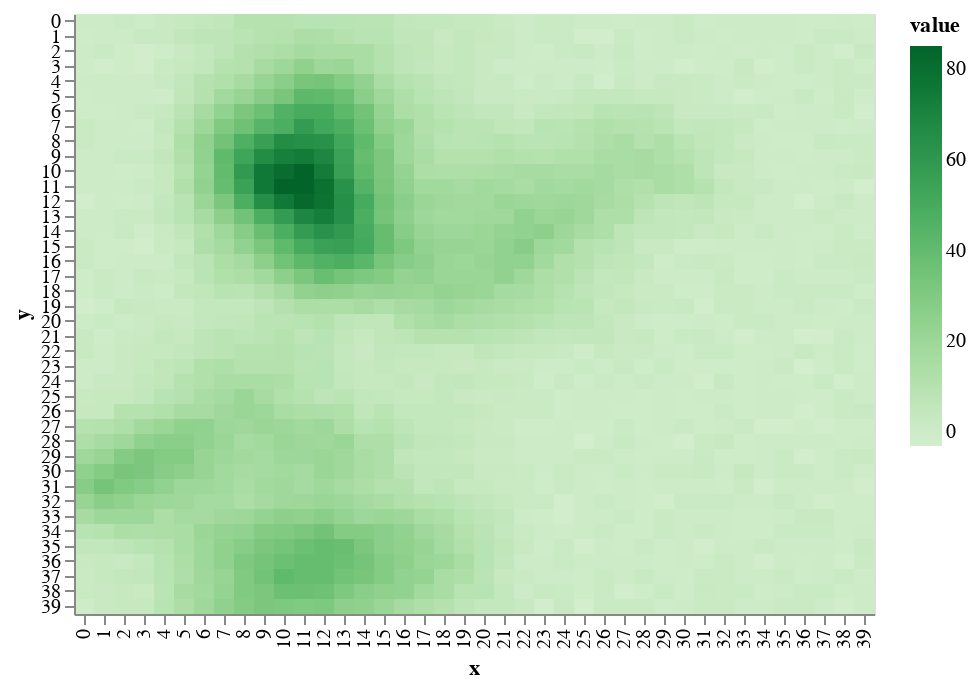

The cell this chart's notebook holds for it:
### Code cell
draw.drawTerrainHeight(world.grid_elevation)

### Figure 1 — Vega-Lite specification as saved in the notebook (floating-point values rounded to 4 significant figures; data arrays with more than 128 entries replaced by an {"elided": "..."} marker saying what was removed)
{"$schema": "https://vega.github.io/schema/vega-lite/v2.6.0.json", "config": {"view": {"height": 300, "width": 400}}, "data": {"name": "data-acda0a9faf60eb31351b7edad178cf1e"}, "datasets": {"data-acda0a9faf60eb31351b7edad178cf1e": {"elided": "1600 records"}}, "encoding": {"color": {"field": "value", "scale": {"scheme": "greens"}, "type": "quantitative"}, "x": {"field": "x", "type": "ordinal"}, "y": {"field": "y", "type": "ordinal"}}, "mark": "rect"}
